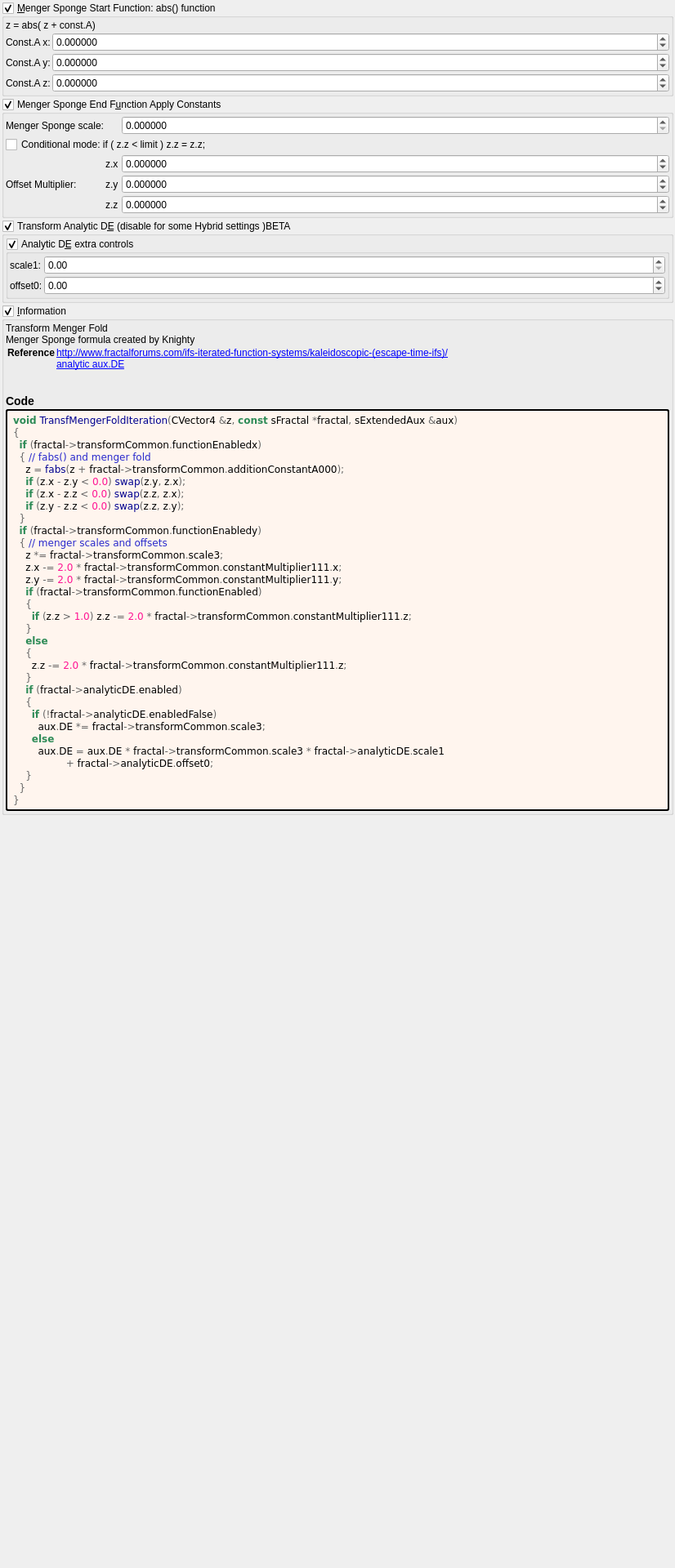
<?xml version="1.0" encoding="UTF-8"?>
<ui version="4.0">
 <class>transf_menger_fold</class>
 <widget class="QWidget" name="Form">
  <property name="geometry">
   <rect>
    <x>0</x>
    <y>0</y>
    <width>826</width>
    <height>1920</height>
   </rect>
  </property>
  <property name="windowTitle">
   <string notr="true">transf_menger_fold</string>
  </property>
  <layout class="QVBoxLayout" name="verticalLayout">
   <property name="spacing">
    <number>2</number>
   </property>
   <property name="leftMargin">
    <number>2</number>
   </property>
   <property name="topMargin">
    <number>2</number>
   </property>
   <property name="rightMargin">
    <number>2</number>
   </property>
   <property name="bottomMargin">
    <number>2</number>
   </property>
   <item>
    <widget class="MyGroupBox" name="groupCheck_transf_function_enabledx">
     <property name="title">
      <string>&amp;Menger Sponge Start Function: abs() function</string>
     </property>
     <property name="checkable">
      <bool>true</bool>
     </property>
     <layout class="QVBoxLayout" name="verticalLayout_10" stretch="0,0">
      <property name="spacing">
       <number>2</number>
      </property>
      <property name="leftMargin">
       <number>2</number>
      </property>
      <property name="topMargin">
       <number>2</number>
      </property>
      <property name="rightMargin">
       <number>2</number>
      </property>
      <property name="bottomMargin">
       <number>2</number>
      </property>
      <item>
       <widget class="QLabel" name="label">
        <property name="text">
         <string>z = abs( z + const.A)</string>
        </property>
       </widget>
      </item>
      <item>
       <layout class="QGridLayout" name="gridLayout_12" columnstretch="0,1">
        <property name="spacing">
         <number>2</number>
        </property>
        <item row="2" column="1">
         <widget class="MyDoubleSpinBox" name="spinbox3_transf_addition_constantA_000_z">
          <property name="enabled">
           <bool>true</bool>
          </property>
          <property name="sizePolicy">
           <sizepolicy hsizetype="Minimum" vsizetype="Maximum">
            <horstretch>0</horstretch>
            <verstretch>0</verstretch>
           </sizepolicy>
          </property>
          <property name="decimals">
           <number>6</number>
          </property>
          <property name="minimum">
           <double>-99.989999999999995</double>
          </property>
          <property name="maximum">
           <double>99.989999999999995</double>
          </property>
          <property name="singleStep">
           <double>0.100000000000000</double>
          </property>
         </widget>
        </item>
        <item row="1" column="1">
         <widget class="MyDoubleSpinBox" name="spinbox3_transf_addition_constantA_000_y">
          <property name="enabled">
           <bool>true</bool>
          </property>
          <property name="sizePolicy">
           <sizepolicy hsizetype="Minimum" vsizetype="Maximum">
            <horstretch>0</horstretch>
            <verstretch>0</verstretch>
           </sizepolicy>
          </property>
          <property name="decimals">
           <number>6</number>
          </property>
          <property name="minimum">
           <double>-99.989999999999995</double>
          </property>
          <property name="maximum">
           <double>99.989999999999995</double>
          </property>
          <property name="singleStep">
           <double>0.100000000000000</double>
          </property>
         </widget>
        </item>
        <item row="0" column="1">
         <widget class="MyDoubleSpinBox" name="spinbox3_transf_addition_constantA_000_x">
          <property name="enabled">
           <bool>true</bool>
          </property>
          <property name="sizePolicy">
           <sizepolicy hsizetype="Minimum" vsizetype="Maximum">
            <horstretch>0</horstretch>
            <verstretch>0</verstretch>
           </sizepolicy>
          </property>
          <property name="prefix">
           <string/>
          </property>
          <property name="decimals">
           <number>6</number>
          </property>
          <property name="minimum">
           <double>-99.989999999999995</double>
          </property>
          <property name="singleStep">
           <double>0.100000000000000</double>
          </property>
         </widget>
        </item>
        <item row="2" column="0">
         <widget class="QLabel" name="label_80">
          <property name="text">
           <string>Const.A z:</string>
          </property>
         </widget>
        </item>
        <item row="1" column="0">
         <widget class="QLabel" name="label_78">
          <property name="text">
           <string>Const.A y:</string>
          </property>
         </widget>
        </item>
        <item row="0" column="0">
         <widget class="QLabel" name="label_79">
          <property name="text">
           <string>Const.A x:</string>
          </property>
         </widget>
        </item>
       </layout>
      </item>
     </layout>
    </widget>
   </item>
   <item>
    <widget class="MyGroupBox" name="groupCheck_transf_function_enabledy">
     <property name="title">
      <string>Menger Sponge End F&amp;unction Apply Constants</string>
     </property>
     <property name="checkable">
      <bool>true</bool>
     </property>
     <layout class="QVBoxLayout" name="verticalLayout_11" stretch="0">
      <property name="spacing">
       <number>2</number>
      </property>
      <property name="leftMargin">
       <number>2</number>
      </property>
      <property name="topMargin">
       <number>2</number>
      </property>
      <property name="rightMargin">
       <number>2</number>
      </property>
      <property name="bottomMargin">
       <number>2</number>
      </property>
      <item>
       <layout class="QGridLayout" name="gridLayout_13" columnstretch="0,0,0,1">
        <property name="spacing">
         <number>2</number>
        </property>
        <item row="3" column="1">
         <widget class="QLabel" name="label_90">
          <property name="text">
           <string notr="true">z.y</string>
          </property>
         </widget>
        </item>
        <item row="0" column="0">
         <widget class="QLabel" name="label_92">
          <property name="text">
           <string>Menger Sponge scale:</string>
          </property>
          <property name="wordWrap">
           <bool>true</bool>
          </property>
         </widget>
        </item>
        <item row="3" column="0">
         <widget class="QLabel" name="label_91">
          <property name="text">
           <string>Offset Multiplier:</string>
          </property>
          <property name="wordWrap">
           <bool>true</bool>
          </property>
         </widget>
        </item>
        <item row="2" column="3">
         <widget class="MyDoubleSpinBox" name="spinbox3_transf_constant_multiplier_111_x">
          <property name="sizePolicy">
           <sizepolicy hsizetype="Minimum" vsizetype="Maximum">
            <horstretch>0</horstretch>
            <verstretch>0</verstretch>
           </sizepolicy>
          </property>
          <property name="prefix">
           <string/>
          </property>
          <property name="suffix">
           <string/>
          </property>
          <property name="decimals">
           <number>6</number>
          </property>
          <property name="minimum">
           <double>-99.989999999999995</double>
          </property>
          <property name="maximum">
           <double>99.989999999999995</double>
          </property>
          <property name="singleStep">
           <double>0.100000000000000</double>
          </property>
         </widget>
        </item>
        <item row="3" column="3">
         <widget class="MyDoubleSpinBox" name="spinbox3_transf_constant_multiplier_111_y">
          <property name="sizePolicy">
           <sizepolicy hsizetype="Minimum" vsizetype="Maximum">
            <horstretch>0</horstretch>
            <verstretch>0</verstretch>
           </sizepolicy>
          </property>
          <property name="prefix">
           <string/>
          </property>
          <property name="suffix">
           <string/>
          </property>
          <property name="decimals">
           <number>6</number>
          </property>
          <property name="minimum">
           <double>-99.989999999999995</double>
          </property>
          <property name="maximum">
           <double>99.989999999999995</double>
          </property>
          <property name="singleStep">
           <double>0.100000000000000</double>
          </property>
         </widget>
        </item>
        <item row="4" column="1">
         <widget class="QLabel" name="label_98">
          <property name="text">
           <string notr="true">z.z</string>
          </property>
         </widget>
        </item>
        <item row="2" column="1">
         <widget class="QLabel" name="label_93">
          <property name="text">
           <string notr="true">z.x</string>
          </property>
         </widget>
        </item>
        <item row="0" column="3">
         <widget class="MyDoubleSpinBox" name="spinbox_transf_scale_3">
          <property name="sizePolicy">
           <sizepolicy hsizetype="Minimum" vsizetype="Maximum">
            <horstretch>0</horstretch>
            <verstretch>0</verstretch>
           </sizepolicy>
          </property>
          <property name="prefix">
           <string/>
          </property>
          <property name="suffix">
           <string/>
          </property>
          <property name="decimals">
           <number>6</number>
          </property>
          <property name="minimum">
           <double>0.000000000000000</double>
          </property>
          <property name="maximum">
           <double>500.000000000000000</double>
          </property>
          <property name="singleStep">
           <double>0.100000000000000</double>
          </property>
         </widget>
        </item>
        <item row="4" column="3">
         <widget class="MyDoubleSpinBox" name="spinbox3_transf_constant_multiplier_111_z">
          <property name="sizePolicy">
           <sizepolicy hsizetype="Minimum" vsizetype="Maximum">
            <horstretch>0</horstretch>
            <verstretch>0</verstretch>
           </sizepolicy>
          </property>
          <property name="prefix">
           <string/>
          </property>
          <property name="suffix">
           <string/>
          </property>
          <property name="decimals">
           <number>6</number>
          </property>
          <property name="minimum">
           <double>-99.989999999999995</double>
          </property>
          <property name="maximum">
           <double>99.989999999999995</double>
          </property>
          <property name="singleStep">
           <double>0.100000000000000</double>
          </property>
         </widget>
        </item>
        <item row="1" column="0" colspan="4">
         <widget class="MyCheckBox" name="checkBox_transf_function_enabled">
          <property name="text">
           <string>Conditional mode: if ( z.z &lt; limit ) z.z = z.z;</string>
          </property>
         </widget>
        </item>
       </layout>
      </item>
     </layout>
    </widget>
   </item>
   <item>
    <widget class="MyGroupBox" name="groupCheck_analyticDE_enabled">
     <property name="title">
      <string>Transform Analytic D&amp;E (disable for some Hybrid settings )BETA</string>
     </property>
     <property name="checkable">
      <bool>true</bool>
     </property>
     <layout class="QVBoxLayout" name="verticalLayout_12" stretch="0">
      <property name="spacing">
       <number>2</number>
      </property>
      <property name="leftMargin">
       <number>2</number>
      </property>
      <property name="topMargin">
       <number>2</number>
      </property>
      <property name="rightMargin">
       <number>2</number>
      </property>
      <property name="bottomMargin">
       <number>2</number>
      </property>
      <item>
       <widget class="MyGroupBox" name="groupCheck_analyticDE_enabled_false">
        <property name="title">
         <string>Analytic D&amp;E extra controls</string>
        </property>
        <property name="checkable">
         <bool>true</bool>
        </property>
        <layout class="QVBoxLayout" name="verticalLayout_13" stretch="0">
         <property name="spacing">
          <number>2</number>
         </property>
         <property name="leftMargin">
          <number>2</number>
         </property>
         <property name="topMargin">
          <number>2</number>
         </property>
         <property name="rightMargin">
          <number>2</number>
         </property>
         <property name="bottomMargin">
          <number>2</number>
         </property>
         <item>
          <layout class="QGridLayout" name="gridLayout_27" columnstretch="0,0,1">
           <property name="spacing">
            <number>2</number>
           </property>
           <item row="1" column="2">
            <widget class="MyDoubleSpinBox" name="spinbox_analyticDE_offset_0">
             <property name="sizePolicy">
              <sizepolicy hsizetype="Minimum" vsizetype="Maximum">
               <horstretch>0</horstretch>
               <verstretch>0</verstretch>
              </sizepolicy>
             </property>
             <property name="prefix">
              <string/>
             </property>
             <property name="suffix">
              <string/>
             </property>
             <property name="decimals">
              <number>2</number>
             </property>
             <property name="minimum">
              <double>-99.989999999999995</double>
             </property>
             <property name="maximum">
              <double>99.989999999999995</double>
             </property>
             <property name="singleStep">
              <double>0.100000000000000</double>
             </property>
            </widget>
           </item>
           <item row="1" column="1">
            <widget class="QLabel" name="label_177">
             <property name="text">
              <string>offset0:</string>
             </property>
            </widget>
           </item>
           <item row="0" column="1">
            <widget class="QLabel" name="label_176">
             <property name="text">
              <string>scale1:</string>
             </property>
            </widget>
           </item>
           <item row="0" column="2">
            <widget class="MyDoubleSpinBox" name="spinbox_analyticDE_scale_1">
             <property name="sizePolicy">
              <sizepolicy hsizetype="Minimum" vsizetype="Maximum">
               <horstretch>0</horstretch>
               <verstretch>0</verstretch>
              </sizepolicy>
             </property>
             <property name="prefix">
              <string/>
             </property>
             <property name="suffix">
              <string/>
             </property>
             <property name="decimals">
              <number>2</number>
             </property>
             <property name="minimum">
              <double>0.000000000000000</double>
             </property>
             <property name="maximum">
              <double>99.989999999999995</double>
             </property>
             <property name="singleStep">
              <double>0.100000000000000</double>
             </property>
            </widget>
           </item>
          </layout>
         </item>
        </layout>
       </widget>
      </item>
     </layout>
    </widget>
   </item>
   <item>
    <widget class="MyGroupBox" name="groupCheck_info">
     <property name="title">
      <string>&amp;Information</string>
     </property>
     <property name="flat">
      <bool>false</bool>
     </property>
     <property name="checkable">
      <bool>true</bool>
     </property>
     <layout class="QVBoxLayout" name="verticalLayout_2">
      <property name="spacing">
       <number>2</number>
      </property>
      <property name="leftMargin">
       <number>2</number>
      </property>
      <property name="topMargin">
       <number>2</number>
      </property>
      <property name="rightMargin">
       <number>2</number>
      </property>
      <property name="bottomMargin">
       <number>2</number>
      </property>
      <item>
       <widget class="QLabel" name="label_information_general">
        <property name="text">
         <string notr="true">&lt;p&gt;Transform Menger Fold&lt;br&gt;Menger Sponge formula created by Knighty&lt;/p&gt;&lt;table&gt;
&lt;tr&gt;&lt;th&gt;Reference&lt;/th&gt;&lt;td&gt;&lt;a href=&quot;http://www.fractalforums.com/ifs-iterated-function-systems/kaleidoscopic-(escape-time-ifs)/&quot;&gt;http://www.fractalforums.com/ifs-iterated-function-systems/kaleidoscopic-(escape-time-ifs)/&lt;br&gt;
&lt;a href=&quot;analytic aux.DE&quot;&gt;analytic aux.DE&lt;br&gt;
&lt;/td&gt;&lt;/tr&gt;
&lt;/table&gt;
&lt;h3&gt;Code&lt;/h3&gt;</string>
        </property>
        <property name="wordWrap">
         <bool>true</bool>
        </property>
        <property name="openExternalLinks">
         <bool>true</bool>
        </property>
        <property name="textInteractionFlags">
         <set>Qt::LinksAccessibleByMouse|Qt::TextSelectableByMouse</set>
        </property>
       </widget>
      </item>
      <item>
       <widget class="QLabel" name="label_code_content">
        <property name="styleSheet">
         <string notr="true">border-style: outset; border-width: 2px; border-radius: 3px; border-color: black; background-color: #fff5ee; padding: 4px;</string>
        </property>
        <property name="text">
         <string notr="true">&lt;body style=&quot;background-color:#fff5ee&quot;&gt;
&lt;pre style=&quot;color:#000000; background-color:#fff5ee;  font-family:'Courier New',monospace;&quot;&gt;&lt;span style=&quot;color:#2e8b57; font-weight:bold&quot;&gt;void&lt;/span&gt; &lt;span style=&quot;color:#00008f&quot;&gt;TransfMengerFoldIteration&lt;/span&gt;&lt;span style=&quot;color:#676767&quot;&gt;(&lt;/span&gt;CVector4 &lt;span style=&quot;color:#676767&quot;&gt;&amp;amp;&lt;/span&gt;z&lt;span style=&quot;color:#676767&quot;&gt;,&lt;/span&gt; &lt;span style=&quot;color:#2e8b57; font-weight:bold&quot;&gt;const&lt;/span&gt; sFractal &lt;span style=&quot;color:#676767&quot;&gt;*&lt;/span&gt;fractal&lt;span style=&quot;color:#676767&quot;&gt;,&lt;/span&gt; sExtendedAux &lt;span style=&quot;color:#676767&quot;&gt;&amp;amp;&lt;/span&gt;aux&lt;span style=&quot;color:#676767&quot;&gt;)&lt;/span&gt;
&lt;span style=&quot;color:#676767&quot;&gt;{&lt;/span&gt;
  &lt;span style=&quot;color:#2e8b57; font-weight:bold&quot;&gt;if&lt;/span&gt; &lt;span style=&quot;color:#676767&quot;&gt;(&lt;/span&gt;fractal&lt;span style=&quot;color:#676767&quot;&gt;-&amp;gt;&lt;/span&gt;transformCommon&lt;span style=&quot;color:#676767&quot;&gt;.&lt;/span&gt;functionEnabledx&lt;span style=&quot;color:#676767&quot;&gt;)&lt;/span&gt;
  &lt;span style=&quot;color:#676767&quot;&gt;{&lt;/span&gt; &lt;span style=&quot;color:#2929cc&quot;&gt;// fabs() and menger fold&lt;/span&gt;
    z &lt;span style=&quot;color:#676767&quot;&gt;=&lt;/span&gt; &lt;span style=&quot;color:#00008f&quot;&gt;fabs&lt;/span&gt;&lt;span style=&quot;color:#676767&quot;&gt;(&lt;/span&gt;z &lt;span style=&quot;color:#676767&quot;&gt;+&lt;/span&gt; fractal&lt;span style=&quot;color:#676767&quot;&gt;-&amp;gt;&lt;/span&gt;transformCommon&lt;span style=&quot;color:#676767&quot;&gt;.&lt;/span&gt;additionConstantA000&lt;span style=&quot;color:#676767&quot;&gt;);&lt;/span&gt;
    &lt;span style=&quot;color:#2e8b57; font-weight:bold&quot;&gt;if&lt;/span&gt; &lt;span style=&quot;color:#676767&quot;&gt;(&lt;/span&gt;z&lt;span style=&quot;color:#676767&quot;&gt;.&lt;/span&gt;x &lt;span style=&quot;color:#676767&quot;&gt;-&lt;/span&gt; z&lt;span style=&quot;color:#676767&quot;&gt;.&lt;/span&gt;y &lt;span style=&quot;color:#676767&quot;&gt;&amp;lt;&lt;/span&gt; &lt;span style=&quot;color:#ff1493&quot;&gt;0.0&lt;/span&gt;&lt;span style=&quot;color:#676767&quot;&gt;)&lt;/span&gt; &lt;span style=&quot;color:#00008f&quot;&gt;swap&lt;/span&gt;&lt;span style=&quot;color:#676767&quot;&gt;(&lt;/span&gt;z&lt;span style=&quot;color:#676767&quot;&gt;.&lt;/span&gt;y&lt;span style=&quot;color:#676767&quot;&gt;,&lt;/span&gt; z&lt;span style=&quot;color:#676767&quot;&gt;.&lt;/span&gt;x&lt;span style=&quot;color:#676767&quot;&gt;);&lt;/span&gt;
    &lt;span style=&quot;color:#2e8b57; font-weight:bold&quot;&gt;if&lt;/span&gt; &lt;span style=&quot;color:#676767&quot;&gt;(&lt;/span&gt;z&lt;span style=&quot;color:#676767&quot;&gt;.&lt;/span&gt;x &lt;span style=&quot;color:#676767&quot;&gt;-&lt;/span&gt; z&lt;span style=&quot;color:#676767&quot;&gt;.&lt;/span&gt;z &lt;span style=&quot;color:#676767&quot;&gt;&amp;lt;&lt;/span&gt; &lt;span style=&quot;color:#ff1493&quot;&gt;0.0&lt;/span&gt;&lt;span style=&quot;color:#676767&quot;&gt;)&lt;/span&gt; &lt;span style=&quot;color:#00008f&quot;&gt;swap&lt;/span&gt;&lt;span style=&quot;color:#676767&quot;&gt;(&lt;/span&gt;z&lt;span style=&quot;color:#676767&quot;&gt;.&lt;/span&gt;z&lt;span style=&quot;color:#676767&quot;&gt;,&lt;/span&gt; z&lt;span style=&quot;color:#676767&quot;&gt;.&lt;/span&gt;x&lt;span style=&quot;color:#676767&quot;&gt;);&lt;/span&gt;
    &lt;span style=&quot;color:#2e8b57; font-weight:bold&quot;&gt;if&lt;/span&gt; &lt;span style=&quot;color:#676767&quot;&gt;(&lt;/span&gt;z&lt;span style=&quot;color:#676767&quot;&gt;.&lt;/span&gt;y &lt;span style=&quot;color:#676767&quot;&gt;-&lt;/span&gt; z&lt;span style=&quot;color:#676767&quot;&gt;.&lt;/span&gt;z &lt;span style=&quot;color:#676767&quot;&gt;&amp;lt;&lt;/span&gt; &lt;span style=&quot;color:#ff1493&quot;&gt;0.0&lt;/span&gt;&lt;span style=&quot;color:#676767&quot;&gt;)&lt;/span&gt; &lt;span style=&quot;color:#00008f&quot;&gt;swap&lt;/span&gt;&lt;span style=&quot;color:#676767&quot;&gt;(&lt;/span&gt;z&lt;span style=&quot;color:#676767&quot;&gt;.&lt;/span&gt;z&lt;span style=&quot;color:#676767&quot;&gt;,&lt;/span&gt; z&lt;span style=&quot;color:#676767&quot;&gt;.&lt;/span&gt;y&lt;span style=&quot;color:#676767&quot;&gt;);&lt;/span&gt;
  &lt;span style=&quot;color:#676767&quot;&gt;}&lt;/span&gt;
  &lt;span style=&quot;color:#2e8b57; font-weight:bold&quot;&gt;if&lt;/span&gt; &lt;span style=&quot;color:#676767&quot;&gt;(&lt;/span&gt;fractal&lt;span style=&quot;color:#676767&quot;&gt;-&amp;gt;&lt;/span&gt;transformCommon&lt;span style=&quot;color:#676767&quot;&gt;.&lt;/span&gt;functionEnabledy&lt;span style=&quot;color:#676767&quot;&gt;)&lt;/span&gt;
  &lt;span style=&quot;color:#676767&quot;&gt;{&lt;/span&gt; &lt;span style=&quot;color:#2929cc&quot;&gt;// menger scales and offsets&lt;/span&gt;
    z &lt;span style=&quot;color:#676767&quot;&gt;*=&lt;/span&gt; fractal&lt;span style=&quot;color:#676767&quot;&gt;-&amp;gt;&lt;/span&gt;transformCommon&lt;span style=&quot;color:#676767&quot;&gt;.&lt;/span&gt;scale3&lt;span style=&quot;color:#676767&quot;&gt;;&lt;/span&gt;
    z&lt;span style=&quot;color:#676767&quot;&gt;.&lt;/span&gt;x &lt;span style=&quot;color:#676767&quot;&gt;-=&lt;/span&gt; &lt;span style=&quot;color:#ff1493&quot;&gt;2.0&lt;/span&gt; &lt;span style=&quot;color:#676767&quot;&gt;*&lt;/span&gt; fractal&lt;span style=&quot;color:#676767&quot;&gt;-&amp;gt;&lt;/span&gt;transformCommon&lt;span style=&quot;color:#676767&quot;&gt;.&lt;/span&gt;constantMultiplier111&lt;span style=&quot;color:#676767&quot;&gt;.&lt;/span&gt;x&lt;span style=&quot;color:#676767&quot;&gt;;&lt;/span&gt;
    z&lt;span style=&quot;color:#676767&quot;&gt;.&lt;/span&gt;y &lt;span style=&quot;color:#676767&quot;&gt;-=&lt;/span&gt; &lt;span style=&quot;color:#ff1493&quot;&gt;2.0&lt;/span&gt; &lt;span style=&quot;color:#676767&quot;&gt;*&lt;/span&gt; fractal&lt;span style=&quot;color:#676767&quot;&gt;-&amp;gt;&lt;/span&gt;transformCommon&lt;span style=&quot;color:#676767&quot;&gt;.&lt;/span&gt;constantMultiplier111&lt;span style=&quot;color:#676767&quot;&gt;.&lt;/span&gt;y&lt;span style=&quot;color:#676767&quot;&gt;;&lt;/span&gt;
    &lt;span style=&quot;color:#2e8b57; font-weight:bold&quot;&gt;if&lt;/span&gt; &lt;span style=&quot;color:#676767&quot;&gt;(&lt;/span&gt;fractal&lt;span style=&quot;color:#676767&quot;&gt;-&amp;gt;&lt;/span&gt;transformCommon&lt;span style=&quot;color:#676767&quot;&gt;.&lt;/span&gt;functionEnabled&lt;span style=&quot;color:#676767&quot;&gt;)&lt;/span&gt;
    &lt;span style=&quot;color:#676767&quot;&gt;{&lt;/span&gt;
      &lt;span style=&quot;color:#2e8b57; font-weight:bold&quot;&gt;if&lt;/span&gt; &lt;span style=&quot;color:#676767&quot;&gt;(&lt;/span&gt;z&lt;span style=&quot;color:#676767&quot;&gt;.&lt;/span&gt;z &lt;span style=&quot;color:#676767&quot;&gt;&amp;gt;&lt;/span&gt; &lt;span style=&quot;color:#ff1493&quot;&gt;1.0&lt;/span&gt;&lt;span style=&quot;color:#676767&quot;&gt;)&lt;/span&gt; z&lt;span style=&quot;color:#676767&quot;&gt;.&lt;/span&gt;z &lt;span style=&quot;color:#676767&quot;&gt;-=&lt;/span&gt; &lt;span style=&quot;color:#ff1493&quot;&gt;2.0&lt;/span&gt; &lt;span style=&quot;color:#676767&quot;&gt;*&lt;/span&gt; fractal&lt;span style=&quot;color:#676767&quot;&gt;-&amp;gt;&lt;/span&gt;transformCommon&lt;span style=&quot;color:#676767&quot;&gt;.&lt;/span&gt;constantMultiplier111&lt;span style=&quot;color:#676767&quot;&gt;.&lt;/span&gt;z&lt;span style=&quot;color:#676767&quot;&gt;;&lt;/span&gt;
    &lt;span style=&quot;color:#676767&quot;&gt;}&lt;/span&gt;
    &lt;span style=&quot;color:#2e8b57; font-weight:bold&quot;&gt;else&lt;/span&gt;
    &lt;span style=&quot;color:#676767&quot;&gt;{&lt;/span&gt;
      z&lt;span style=&quot;color:#676767&quot;&gt;.&lt;/span&gt;z &lt;span style=&quot;color:#676767&quot;&gt;-=&lt;/span&gt; &lt;span style=&quot;color:#ff1493&quot;&gt;2.0&lt;/span&gt; &lt;span style=&quot;color:#676767&quot;&gt;*&lt;/span&gt; fractal&lt;span style=&quot;color:#676767&quot;&gt;-&amp;gt;&lt;/span&gt;transformCommon&lt;span style=&quot;color:#676767&quot;&gt;.&lt;/span&gt;constantMultiplier111&lt;span style=&quot;color:#676767&quot;&gt;.&lt;/span&gt;z&lt;span style=&quot;color:#676767&quot;&gt;;&lt;/span&gt;
    &lt;span style=&quot;color:#676767&quot;&gt;}&lt;/span&gt;
    &lt;span style=&quot;color:#2e8b57; font-weight:bold&quot;&gt;if&lt;/span&gt; &lt;span style=&quot;color:#676767&quot;&gt;(&lt;/span&gt;fractal&lt;span style=&quot;color:#676767&quot;&gt;-&amp;gt;&lt;/span&gt;analyticDE&lt;span style=&quot;color:#676767&quot;&gt;.&lt;/span&gt;enabled&lt;span style=&quot;color:#676767&quot;&gt;)&lt;/span&gt;
    &lt;span style=&quot;color:#676767&quot;&gt;{&lt;/span&gt;
      &lt;span style=&quot;color:#2e8b57; font-weight:bold&quot;&gt;if&lt;/span&gt; &lt;span style=&quot;color:#676767&quot;&gt;(!&lt;/span&gt;fractal&lt;span style=&quot;color:#676767&quot;&gt;-&amp;gt;&lt;/span&gt;analyticDE&lt;span style=&quot;color:#676767&quot;&gt;.&lt;/span&gt;enabledFalse&lt;span style=&quot;color:#676767&quot;&gt;)&lt;/span&gt;
        aux&lt;span style=&quot;color:#676767&quot;&gt;.&lt;/span&gt;DE &lt;span style=&quot;color:#676767&quot;&gt;*=&lt;/span&gt; fractal&lt;span style=&quot;color:#676767&quot;&gt;-&amp;gt;&lt;/span&gt;transformCommon&lt;span style=&quot;color:#676767&quot;&gt;.&lt;/span&gt;scale3&lt;span style=&quot;color:#676767&quot;&gt;;&lt;/span&gt;
      &lt;span style=&quot;color:#2e8b57; font-weight:bold&quot;&gt;else&lt;/span&gt;
        aux&lt;span style=&quot;color:#676767&quot;&gt;.&lt;/span&gt;DE &lt;span style=&quot;color:#676767&quot;&gt;=&lt;/span&gt; aux&lt;span style=&quot;color:#676767&quot;&gt;.&lt;/span&gt;DE &lt;span style=&quot;color:#676767&quot;&gt;*&lt;/span&gt; fractal&lt;span style=&quot;color:#676767&quot;&gt;-&amp;gt;&lt;/span&gt;transformCommon&lt;span style=&quot;color:#676767&quot;&gt;.&lt;/span&gt;scale3 &lt;span style=&quot;color:#676767&quot;&gt;*&lt;/span&gt; fractal&lt;span style=&quot;color:#676767&quot;&gt;-&amp;gt;&lt;/span&gt;analyticDE&lt;span style=&quot;color:#676767&quot;&gt;.&lt;/span&gt;scale1
                 &lt;span style=&quot;color:#676767&quot;&gt;+&lt;/span&gt; fractal&lt;span style=&quot;color:#676767&quot;&gt;-&amp;gt;&lt;/span&gt;analyticDE&lt;span style=&quot;color:#676767&quot;&gt;.&lt;/span&gt;offset0&lt;span style=&quot;color:#676767&quot;&gt;;&lt;/span&gt;
    &lt;span style=&quot;color:#676767&quot;&gt;}&lt;/span&gt;
  &lt;span style=&quot;color:#676767&quot;&gt;}&lt;/span&gt;
&lt;span style=&quot;color:#676767&quot;&gt;}&lt;/span&gt;
&lt;/pre&gt;
&lt;/body&gt;</string>
        </property>
        <property name="wordWrap">
         <bool>true</bool>
        </property>
        <property name="openExternalLinks">
         <bool>true</bool>
        </property>
        <property name="textInteractionFlags">
         <set>Qt::LinksAccessibleByMouse|Qt::TextSelectableByMouse</set>
        </property>
       </widget>
      </item>
     </layout>
    </widget>
   </item>
   <item>
    <spacer name="verticalSpacer_2">
     <property name="orientation">
      <enum>Qt::Vertical</enum>
     </property>
     <property name="sizeHint" stdset="0">
      <size>
       <width>20</width>
       <height>40</height>
      </size>
     </property>
    </spacer>
   </item>
  </layout>
 </widget>
 <customwidgets>
  <customwidget>
   <class>MyDoubleSpinBox</class>
   <extends>QDoubleSpinBox</extends>
   <header>my_double_spin_box.h</header>
  </customwidget>
  <customwidget>
   <class>MyGroupBox</class>
   <extends>QGroupBox</extends>
   <header>my_group_box.h</header>
   <container>1</container>
  </customwidget>
  <customwidget>
   <class>MyCheckBox</class>
   <extends>QCheckBox</extends>
   <header>my_check_box.h</header>
  </customwidget>
 </customwidgets>
 <tabstops>
  <tabstop>groupCheck_transf_function_enabledx</tabstop>
  <tabstop>spinbox3_transf_addition_constantA_000_x</tabstop>
  <tabstop>spinbox3_transf_addition_constantA_000_y</tabstop>
  <tabstop>spinbox3_transf_addition_constantA_000_z</tabstop>
  <tabstop>groupCheck_transf_function_enabledy</tabstop>
  <tabstop>spinbox_transf_scale_3</tabstop>
  <tabstop>checkBox_transf_function_enabled</tabstop>
  <tabstop>spinbox3_transf_constant_multiplier_111_x</tabstop>
  <tabstop>spinbox3_transf_constant_multiplier_111_y</tabstop>
  <tabstop>spinbox3_transf_constant_multiplier_111_z</tabstop>
  <tabstop>groupCheck_info</tabstop>
 </tabstops>
 <resources/>
 <connections/>
</ui>
